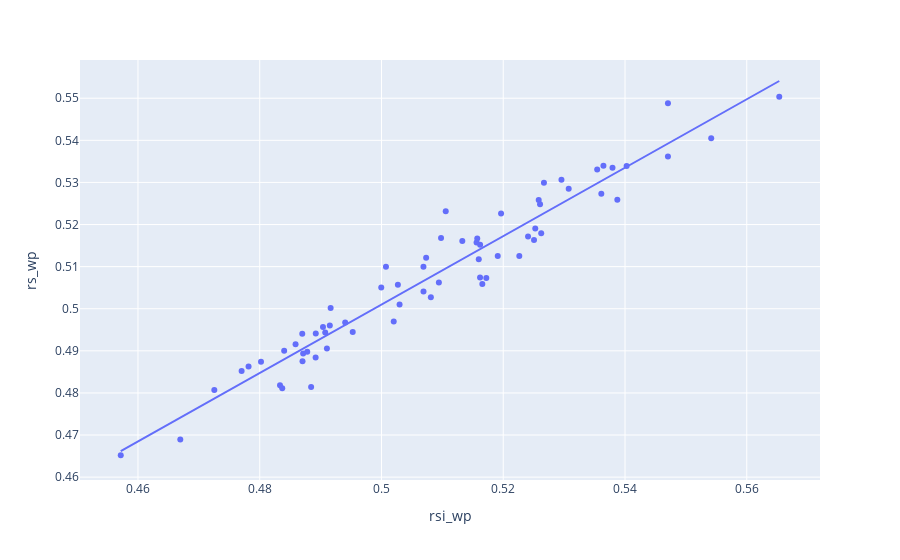

The code cell stored with this chart in its notebook:
### Code cell
px.scatter(pit_careers.query('game_id>=300').reset_index(), x='rsi_wp', y='rs_wp', hover_data=['starting_pitcher_id', 'rsi', 'runs_scored_9'], trendline='ols')
